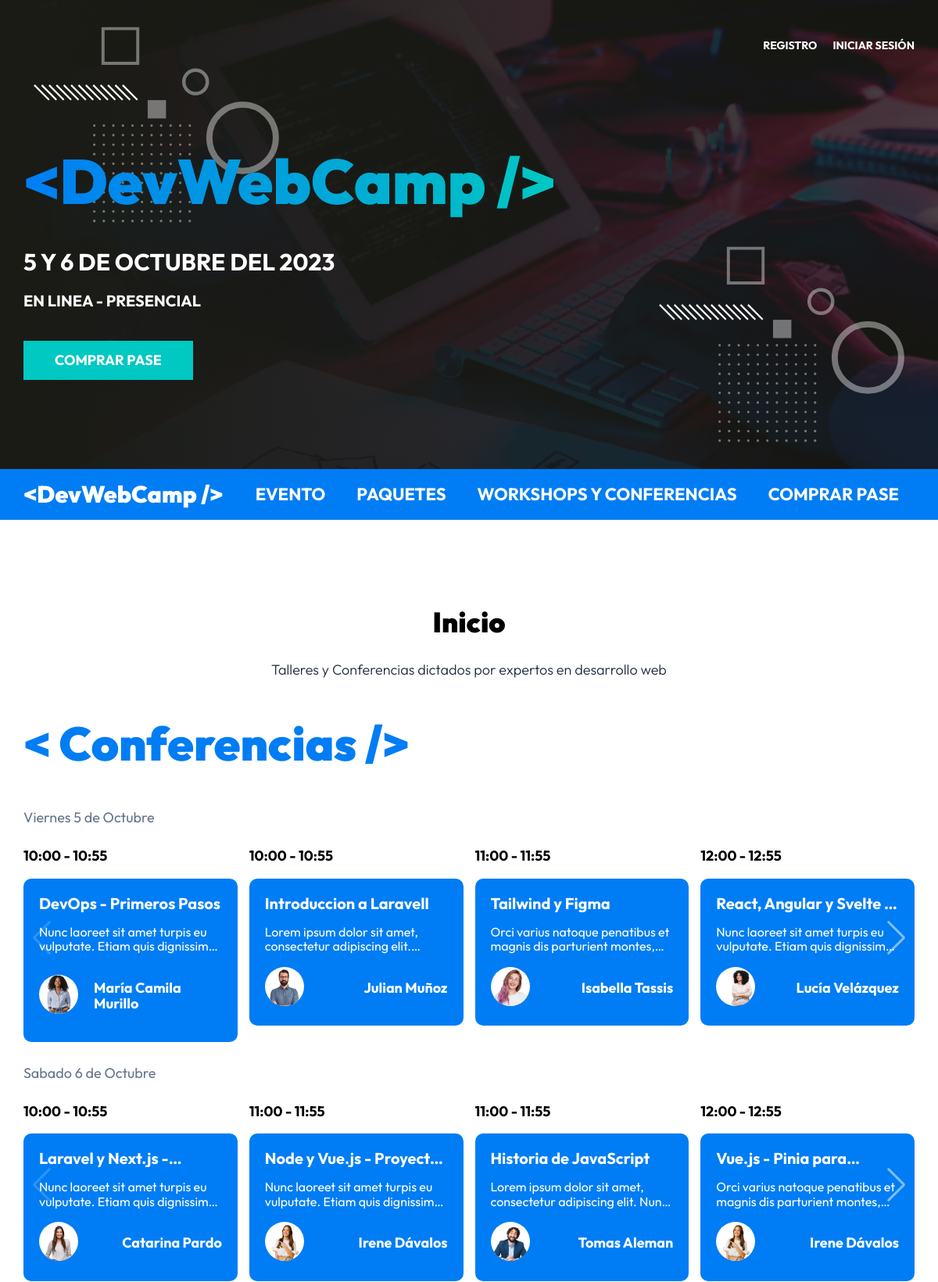
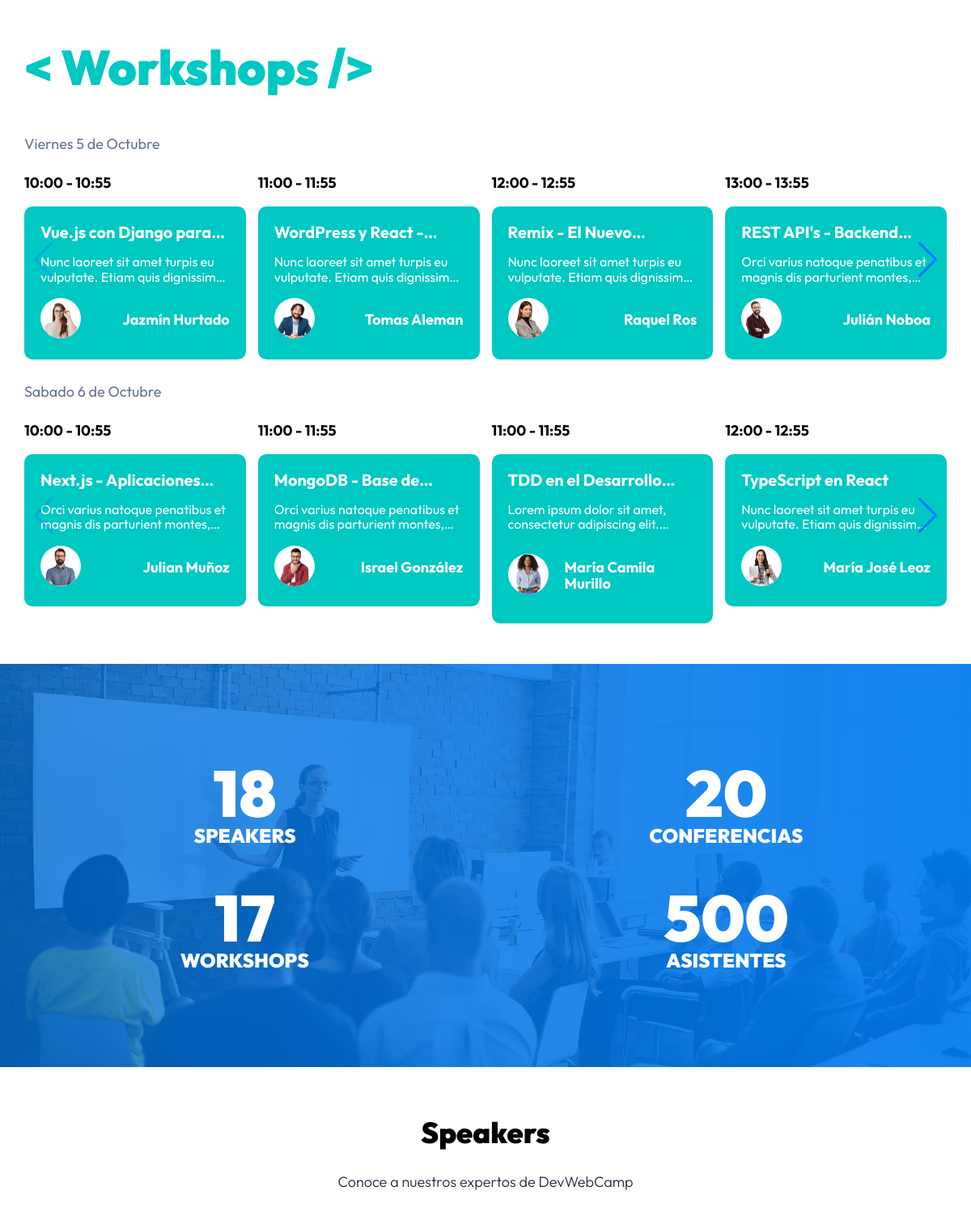
The page / (upper part) on the database its author committed (2 pictures, top to bottom).
### tables this page shows
CREATE TABLE `eventos` (
  `id` int(11) NOT NULL AUTO_INCREMENT,
  `nombre` varchar(120) DEFAULT NULL,
  `descripcion` text DEFAULT NULL,
  `disponibles` int(11) DEFAULT NULL,
  `categoria_id` int(11) NOT NULL,
  `dia_id` int(11) NOT NULL,
  `hora_id` int(11) NOT NULL,
  `ponente_id` int(11) NOT NULL,
  PRIMARY KEY (`id`),
  KEY `fk_eventos_categorias_idx` (`categoria_id`),
  KEY `fk_eventos_dias1_idx` (`dia_id`),
  KEY `fk_eventos_horas1_idx` (`hora_id`),
  KEY `fk_eventos_ponentes1_idx` (`ponente_id`),
  CONSTRAINT `fk_eventos_categorias` FOREIGN KEY (`categoria_id`) REFERENCES `categorias` (`id`),
  CONSTRAINT `fk_eventos_dias1` FOREIGN KEY (`dia_id`) REFERENCES `dias` (`id`),
  CONSTRAINT `fk_eventos_horas1` FOREIGN KEY (`hora_id`) REFERENCES `horas` (`id`),
  CONSTRAINT `fk_eventos_ponentes1` FOREIGN KEY (`ponente_id`) REFERENCES `ponentes` (`id`)
);

CREATE TABLE `horas` (
  `id` int(11) NOT NULL AUTO_INCREMENT,
  `hora` varchar(13) DEFAULT NULL,
  PRIMARY KEY (`id`)
);

CREATE TABLE `ponentes` (
  `id` int(11) NOT NULL AUTO_INCREMENT,
  `nombre` varchar(40) DEFAULT NULL,
  `apellido` varchar(40) DEFAULT NULL,
  `ciudad` varchar(20) DEFAULT NULL,
  `pais` varchar(20) DEFAULT NULL,
  `imagen` varchar(32) DEFAULT NULL,
  `tags` varchar(120) DEFAULT NULL,
  `redes` text DEFAULT NULL,
  PRIMARY KEY (`id`)
);

### controllers/PaginasController.php (called while the page is built, shortened)
<?php
class PaginasController
{
    public static function index(Router $router)
    {
        $eventosOrdenados = self::obtenerEventosOrdenados();
        $totalPonentes = Ponente::total();
        $totalConferencias = Evento::total('categoria_id', '1');
        $totalWorkshops = Evento::total('categoria_id', '2');
        $ponentes = Ponente::all();
        $router->render('/paginas/index', [
            'titulo' => 'Inicio',
            'eventos' => $eventosOrdenados,
            'totalPonentes' => $totalPonentes ?? '18',
            'totalConferencias' => $totalConferencias ?? '16',
            'totalWorkshops' => $totalWorkshops ?? '16',
            'totalRegistrados' => $totalRegistrados ?? '500',
            'ponentes' => $ponentes
        ]);
    }
    private static function obtenerEventosOrdenados()
    {
        $eventos = Evento::ordenar('hora_id');
        $eventosOrdenados = [
            'conferencias_viernes' => [],
            'conferencias_sabado' => [],
            'workshops_viernes' => [],
            'workshops_sabado' => []
        ];
        foreach ($eventos as $evento) {
            $evento->categoria = Categoria::find($evento->categoria_id);
            $evento->ponente = Ponente::find($evento->ponente_id);
            $evento->dia = Dia::find($evento->dia_id);
            $evento->hora = Hora::find($evento->hora_id);
            switch (true) {
                case $evento->dia_id === '1' && $evento->categoria_id === '1':
                    $eventosOrdenados['conferencias_viernes'][] = $evento;
                    break;
                case $evento->dia_id === '1' && $evento->categoria_id === '2':
                    $eventosOrdenados['workshops_viernes'][] = $evento;
                    break;
                case $evento->dia_id === '2' && $evento->categoria_id === '1':
                    $eventosOrdenados['conferencias_sabado'][] = $evento;
                    break;
                case $evento->dia_id === '2' && $evento->categoria_id === '2':
                    $eventosOrdenados['workshops_sabado'][] = $evento;
                    break;
            }
        }
        return $eventosOrdenados;
    }
}

### public/index.php (called while the page is built, shortened)
<?php
$router = new Router();
$router->get('/login', [AuthController::class, 'login']);
$router->post('/login', [AuthController::class, 'login']);
$router->post('/logout', [AuthController::class, 'logout']);
$router->get('/registro', [AuthController::class, 'registro']);
$router->post('/registro', [AuthController::class, 'registro']);
$router->get('/olvide', [AuthController::class, 'olvide']);
$router->post('/olvide', [AuthController::class, 'olvide']);
$router->get('/reestablecer', [AuthController::class, 'reestablecer']);
$router->post('/reestablecer', [AuthController::class, 'reestablecer']);
$router->get('/mensaje', [AuthController::class, 'mensaje']);
$router->get('/confirmar-cuenta', [AuthController::class, 'confirmar']);
$router->get('/admin/dashboard', [DashboardController::class, 'index']);
$router->get('/admin/ponentes', [PonentesController::class, 'index']);
$router->get('/admin/ponentes/crear', [PonentesController::class, 'crear']);
$router->post('/admin/ponentes/crear', [PonentesController::class, 'crear']);
$router->get('/admin/ponentes/editar', [PonentesController::class, 'editar']);
$router->post('/admin/ponentes/editar', [PonentesController::class, 'editar']);
$router->post('/admin/ponentes/eliminar', [PonentesController::class, 'eliminar']);
$router->get('/admin/eventos', [EventosController::class, 'index']);
$router->get('/admin/eventos/crear', [EventosController::class, 'crear']);
$router->post('/admin/eventos/crear', [EventosController::class, 'crear']);
$router->get('/admin/eventos/editar', [EventosController::class, 'editar']);
$router->post('/admin/eventos/editar', [EventosController::class, 'editar']);
$router->post('/admin/eventos/eliminar', [EventosController::class, 'eliminar']);
$router->get('/api/eventos-horario', [APIEventos::class, 'index']);
$router->get('/api/ponentes', [APIPonentes::class, 'index']);
$router->get('/api/ponente', [APIPonentes::class, 'ponente']);
$router->get('/api/regalos', [APIRegalos::class, 'index']);
$router->get('/admin/registrados', [RegistradosController::class, 'index']);
$router->get('/admin/regalos', [RegalosController::class, 'index']);
$router->get('/', [PaginasController::class, 'index']);
$router->get('/devwebcamp', [PaginasController::class, 'evento']);
$router->get('/paquetes', [PaginasController::class, 'paquetes']);
$router->get('/workshops-conferencias', [PaginasController::class, 'conferencias']);
$router->get('/404', [PaginasController::class, 'error']);
$router->get('/finalizar-registro', [RegistroController::class, 'crear']);
$router->post('/finalizar-registro/gratis', [RegistroController::class, 'gratis']);
$router->post('/finalizar-registro/pagar', [RegistroController::class, 'pagar']);
$router->get('/finalizar-registro/conferencias', [RegistroController::class, 'conferencias']);
$router->post('/finalizar-registro/conferencias', [RegistroController::class, 'conferencias']);
$router->get('/boleto', [RegistroController::class, 'boleto']);
$router->comprobarRutas();

### models/ActiveRecord.php (called while the page is built, shortened)
<?php
class ActiveRecord
{
    protected static $db;
    protected static $tabla = '';
    public static function setDB($database)
    {
        self::$db = $database;
    }
    public static function consultarSQL($query)
    {
        $resultado = self::$db->query($query);
        $array = [];
        while ($registro = $resultado->fetch_assoc()) {
            $array[] = static::crearObjeto($registro);
        }
        return $array;
    }
    protected static function crearObjeto($registro)
    {
        $objeto = new static;
        foreach ($registro as $key => $value) {
            if (property_exists($objeto, $key)) {
                $objeto->$key = $value;
            }
        }
        return $objeto;
    }
    public static function ordenar($columna, $orden = 'ASC')
    {
        $query = "SELECT * FROM " . static::$tabla . " ORDER BY $columna $orden";
        $resultado = self::consultarSQL($query);
        return $resultado;
    }
    public static function find($id)
    {
        $query = "SELECT * FROM " . static::$tabla  . " WHERE id = $id";
        $resultado = self::consultarSQL($query);
        return array_shift($resultado);
    }
}

### views/templates/evento.php (the view)
<div class="evento swiper-slide">
    <p class="evento__hora"><?php echo $evento->hora->hora ?></p>
    <div class="evento__informacion">
        <h4 class="evento__nombre"><?php echo $evento->nombre ?></h4>
        <div>
            <p class="evento__introduccion"><?php echo $evento->descripcion; ?></p>
        </div>
        <div class="evento__autor-info">
            <picture>
                <source srcset="/img/speakers/<?php echo $evento->ponente->imagen; ?>.webp" type="image/webp">
                <source srcset="/img/speakers/<?php echo $evento->ponente->imagen; ?>.png" type="image/png">
                <img class="evento__imagen-autor" loading="lazy" width="200" height="300" src="/img/speakers/<?php echo $evento->ponente->imagen; ?>.png" alt="Imagen Ponente">
            </picture>
            <p class="evento__autor-nombre"><?php echo $evento->ponente->nombre . " " . $evento->ponente->apellido ?></p>
        </div>
    </div>
</div>

### views/paginas/conferencias.php (shortened to what this page needs)
<main class="agenda">
    <h2 class="agenda__heading"><?php echo $titulo ?></h2>
    <p class="agenda__descripcion">Talleres y Conferencias dictados por expertos en desarrollo web</p>
    <div class="eventos">
        <h3 class="eventos__heading">&lt; Conferencias /></h3>
        <p class="eventos__fecha">Viernes 5 de Octubre</p>
        <div class="eventos__listado slider swiper">
            <div class="swiper-wrapper">
                <?php foreach ($eventos["conferencias_viernes"] as $evento) : ?>
                    <?php include __DIR__ . "/../templates/evento.php" ?>
                <?php endforeach; ?>
            </div>
            <div class="swiper-button-next"></div>
        </div>
        <p class="eventos__fecha">Sabado 6 de Octubre</p>
        <div class="eventos__listado slider swiper">
            <div class="swiper-wrapper">
                <?php foreach ($eventos["conferencias_sabado"] as $evento) : ?>
                    <?php include __DIR__ . "/../templates/evento.php" ?>
                <?php endforeach; ?>
            </div>
            <div class="swiper-button-next"></div>
        </div>
    </div>
    <div class="eventos--workshops">
        <h3 class="eventos__heading">&lt; Workshops /></h3>
        <p class="eventos__fecha">Viernes 5 de Octubre</p>
        <div class="eventos__listado slider swiper">
            <div class="swiper-wrapper">
                <?php foreach ($eventos["workshops_viernes"] as $evento) : ?>
                    <?php include __DIR__ . "/../templates/evento.php" ?>
                <?php endforeach; ?>
            </div>
            <div class="swiper-button-next"></div>
        </div>
        <p class="eventos__fecha">Sabado 6 de Octubre</p>
        <div class="eventos__listado slider swiper">
            <div class="swiper-wrapper">
                <?php foreach ($eventos["workshops_sabado"] as $evento) : ?>
                    <?php include __DIR__ . "/../templates/evento.php" ?>
                <?php endforeach; ?>
            </div>
            <div class="swiper-button-next"></div>
        </div>
    </div>
</main>

### public/build/css/app.css (style rules this page uses)
html { line-height: 1.15; -webkit-text-size-adjust: 100%; }
body { margin: 0; }
main { display: block; }
img { border-style: none; }
html { font-size: 62.5%; box-sizing: border-box; height: 100%; }
*, *:before, *:after { box-sizing: inherit; }
body { font-family: "Outfit", sans-serif; font-size: 1.8rem; }
img { width: 100%; height: auto; }
h1, h2, h3 { font-family: "Outfit", sans-serif; font-weight: 900; margin: 2rem 0; }
h2 { font-size: 3.6rem; }
h3 { font-size: 3rem; }
[class$=__heading] { font-family: "Outfit", sans-serif; font-weight: 900; margin: 2rem 0; margin: 6rem 0 3rem 0; text-align: center; }
[class$=__descripcion] { text-align: center; font-size: 1.8rem; font-weight: 300; color: #1E293B; margin-bottom: 5rem; }
.agenda { padding: 5rem 0; margin: 0 auto; width: min(95%, 140rem); }
.eventos__heading { color: #007df4; margin: 5rem 0; text-align: left; font-size: clamp(2rem, -0.8rem + 10vw, 6rem); }
.eventos__fecha { color: #64748B; margin: 3rem 0 1rem 0; }
.eventos--workshops .eventos__heading { color: #00c8c2; }
.eventos--workshops .evento__informacion { background-color: #00c8c2; }
.eventos .swiper-button-prev, .eventos .swiper-button-next { color: rgba(255, 255, 255, 0.5); }
.evento__hora { font-weight: 700; }
.evento__informacion { padding: 2rem; border-radius: 1rem; background-color: #007df4; color: #FFFFFF; transition: 300ms background-color ease; }
.evento__nombre { font-size: 2rem; margin: 0; display: -webkit-box; -webkit-line-clamp: 1; -webkit-box-orient: vertical; overflow: hidden; }
.evento__introduccion { font-size: 1.6rem; display: -webkit-box; -webkit-line-clamp: 4; -webkit-box-orient: vertical; overflow: hidden; }
@media (min-width: 768px) { .evento__introduccion { -webkit-line-clamp: 2; } }
.evento__autor-info { display: flex; gap: 2rem; justify-content: space-between; align-items: center; }
.evento__imagen-autor { width: 5rem; background-color: #FFFFFF; border-radius: 50%; }
.evento__autor-nombre { font-weight: 700; }

### rows shown on the page
eventos: hora.hora "10:00 - 10:55", nombre "DevOps - Primeros Pasos", descripcion "Nunc laoreet sit amet turpis eu vulputate. Etiam quis…", ponente.imagen (picture), ponente.nombre "María Camila", ponente.apellido "Murillo"
eventos: hora.hora "10:00 - 10:55", nombre "Introduccion a Laravell", descripcion "Lorem ipsum dolor sit amet, consectetur adipiscing…", ponente.imagen (picture), ponente.nombre "Julian", ponente.apellido "Muñoz"
eventos: hora.hora "11:00 - 11:55", nombre "Tailwind y Figma", descripcion "Orci varius natoque penatibus et magnis dis parturient…", ponente.imagen (picture), ponente.nombre "Isabella", ponente.apellido "Tassis"
eventos: hora.hora "12:00 - 12:55", nombre "React, Angular y Svelte…", descripcion "Nunc laoreet sit amet turpis eu vulputate. Etiam quis…", ponente.imagen (picture), ponente.nombre "Lucía", ponente.apellido "Velázquez"
eventos: hora.hora "10:00 - 10:55", nombre "Laravel y Next.js…", descripcion "Nunc laoreet sit amet turpis eu vulputate. Etiam quis…", ponente.imagen (picture), ponente.nombre "Catarina", ponente.apellido "Pardo"
eventos: hora.hora "11:00 - 11:55", nombre "Node y Vue.js -…", descripcion "Nunc laoreet sit amet turpis eu vulputate. Etiam quis…", ponente.imagen (picture), ponente.nombre "Irene", ponente.apellido "Dávalos"
eventos: hora.hora "11:00 - 11:55", nombre "Historia de JavaScript", descripcion "Lorem ipsum dolor sit amet, consectetur adipiscing elit.…", ponente.imagen (picture), ponente.nombre "Tomas", ponente.apellido "Aleman"
eventos: hora.hora "12:00 - 12:55", nombre "Vue.js - Pinia…", descripcion "Orci varius natoque penatibus et magnis dis parturient…", ponente.imagen (picture), ponente.nombre "Irene", ponente.apellido "Dávalos"
eventos: hora.hora "10:00 - 10:55", nombre "Vue.js con Django…", descripcion "Nunc laoreet sit amet turpis eu vulputate. Etiam quis…", ponente.imagen (picture), ponente.nombre "Jazmín", ponente.apellido "Hurtado"
eventos: hora.hora "11:00 - 11:55", nombre "WordPress y React…", descripcion "Nunc laoreet sit amet turpis eu vulputate. Etiam quis…", ponente.imagen (picture), ponente.nombre "Tomas", ponente.apellido "Aleman"
eventos: hora.hora "12:00 - 12:55", nombre "Remix - El…", descripcion "Nunc laoreet sit amet turpis eu vulputate. Etiam quis…", ponente.imagen (picture), ponente.nombre "Raquel", ponente.apellido "Ros"
eventos: hora.hora "13:00 - 13:55", nombre "REST API's -…", descripcion "Orci varius natoque penatibus et magnis dis parturient…", ponente.imagen (picture), ponente.nombre "Julián", ponente.apellido "Noboa"
eventos: hora.hora "10:00 - 10:55", nombre "Next.js -…", descripcion "Orci varius natoque penatibus et magnis dis parturient…", ponente.imagen (picture), ponente.nombre "Julian", ponente.apellido "Muñoz"
eventos: hora.hora "11:00 - 11:55", nombre "MongoDB - Base…", descripcion "Orci varius natoque penatibus et magnis dis parturient…", ponente.imagen (picture), ponente.nombre "Israel", ponente.apellido "González"
eventos: hora.hora "11:00 - 11:55", nombre "TDD en el…", descripcion "Lorem ipsum dolor sit amet, consectetur adipiscing…", ponente.imagen (picture), ponente.nombre "María Camila", ponente.apellido "Murillo"
eventos: hora.hora "12:00 - 12:55", nombre "TypeScript en React", descripcion "Nunc laoreet sit amet turpis eu vulputate. Etiam quis…", ponente.imagen (picture), ponente.nombre "María José", ponente.apellido "Leoz"

### other values the page prints
$titulo "Inicio"
$totalPonentes "18"
$totalConferencias "20"
$totalWorkshops "17"
$totalRegistrados "500"
